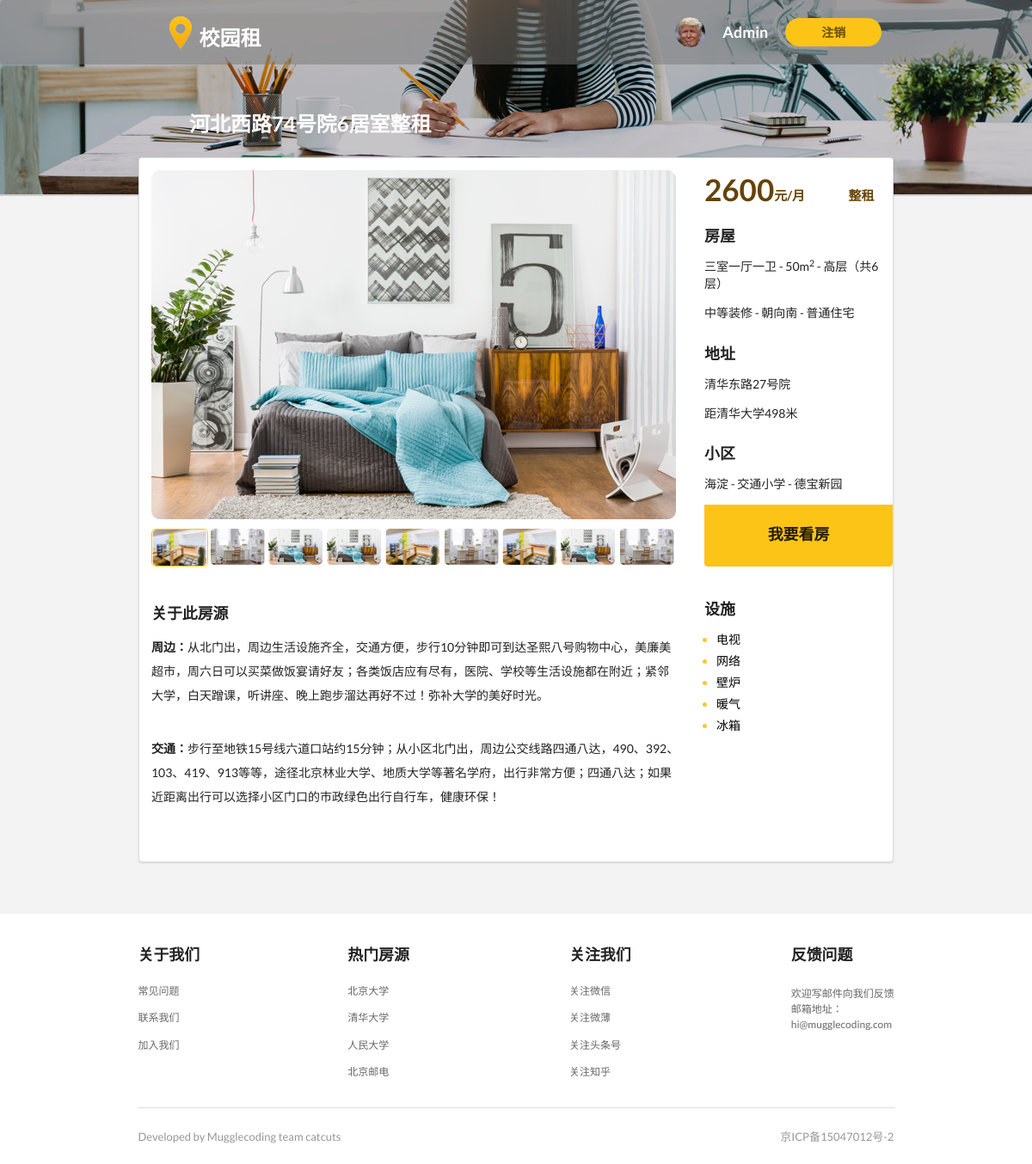
/detail/2/ (signed in), run on the app's committed database.
### workapp/models.py (models this page shows, shortened)
class UserInfo(models.Model):
    belong_to = models.OneToOneField(to=User, related_name='profile')
    username = models.CharField(blank=True, null=False,unique=True,max_length=10)
    phone_number = models.CharField(max_length=11)
    ARTICLE_CHOICES = {
        ('保密', '保密'),
        ('男', '男'),
        ('女', '女'),
    }
    sex = models.CharField(choices=ARTICLE_CHOICES, max_length=10,default='保密')
    email = models.EmailField(blank=True, null=False)
    profile_image = models.ImageField(upload_to='avatar',default='avatar/wenhao.png')

class HouseInfo(models.Model):
    title = models.CharField(max_length=200)# 房源标题
    rent = models.IntegerField(default=1000)# 房源价格
    type = models.CharField(max_length=200)# 类型
    house = models.TextField(default="",blank=True)# 房屋信息
    mianji = models.IntegerField(default=50)
    louceng = models.TextField(default="",blank=True)
    address = models.CharField(max_length=200,blank=True)# 地址信息
    community = models.TextField(default="",blank=True)# 小区信息
    circum = models.TextField(default="",blank=True)# 周边信息
    translate = models.TextField(default="",blank=True)# 交通信息
    installations = models.CharField(max_length=200,blank=True)# 设施信息
    area_to = models.ManyToManyField(to=Area, related_name='area_to')# 房源对应学校名字
    label = models.CharField( max_length=200,blank=True)# 房源标签
    houseIntroduce = models.TextField(blank=True)# 房源简介
    distance = models.IntegerField(default=500)# 房源和学校距离
    ARTICLE_CHOICES = {
        ('一室一厅一卫', '一室一厅一卫'),
        ('二室一厅一卫', '二室一厅一卫'),
        ('三室一厅一卫', '三室一厅一卫'),
        ('三室一厅两卫', '三室一厅两卫'),
        ('三室两厅两卫', '三室两厅两卫'),
        ('四室两厅两卫', '四室两厅两卫'),
    }
    housetype = models.CharField(choices=ARTICLE_CHOICES,max_length=200,blank=True)# 户型
    pic_index = models.ImageField(upload_to='house_pic',blank=True)
    pic_list = models.ImageField(upload_to='house_pic', blank=True)
    pic_max = models.ImageField(upload_to='house_pic')
    pic_1 = models.ImageField(upload_to='house_pic',blank=True)
    pic_2 = models.ImageField(upload_to='house_pic',blank=True)
    pic_3 = models.ImageField(upload_to='house_pic',blank=True)
    pic_4 = models.ImageField(upload_to='house_pic',blank=True)
    pic_5 = models.ImageField(upload_to='house_pic',blank=True)
    pic_6 = models.ImageField(upload_to='house_pic',blank=True)
    pic_7 = models.ImageField(upload_to='house_pic',blank=True)
    pic_8 = models.ImageField(upload_to='house_pic',blank=True)
    pic_9 = models.ImageField(upload_to='house_pic',blank=True)

class Area(models.Model):
    name = models.CharField(max_length=100)
    introduce = models.TextField(null=True,blank=True)
    pic = models.ImageField(upload_to='area_pic',blank='area_pic/img5.png',null=True)

### workapp/views.py (the view)
# urls.py: url(r'^detail/(?P<id>\d+)/$', detail, name='detail'),
def detail(request,id):
    context={}
    house = HouseInfo.objects.get(id=id)
    area = house.area_to.all()[0].name
    context['house'] = house
    context['area'] = area
    installations = house.installations.split(" ")
    context['installations'] = installations
    return render(request, 'detail.html', context)

### workapp/templates/detail.html (shortened to what this page needs)
<!DOCTYPE html>
{% load staticfiles %}
<html>
	<head>
		<link rel="stylesheet" type="text/css" href="{% static 'css/semantic.css' %}" />
		<link rel="stylesheet" href="{% static 'css/CampusRenting-LandingPage.css' %}" media="screen" title="no title" charset="utf-8">
		<link rel="stylesheet" type="text/css" href="{% static 'css/详情页.css' %}" />
	</head>
	<body>
		<div class="ui basic borderless segment" id="nav" style="padding: 0px;">
			<div class="ui inverted grey basic borderless two item mini menu" id="top_menu">
			<div class="item">
				<div class="ui mini image" style="margin-left: -100px;">
					<img src="/static/image/3详情页/logo.png" />
				</div>
				<a href="{% url 'index' %}" class="ui header " id="top_left_header" style="font-size: 24px;">校园租</a>
			</div>
			<div class="item">
                {% if request.user.is_authenticated %}
                    <div class="ui inverted header">
                        <a href="{% url 'userinfo' %}" class="ui mini circular image" style="top:8px;left:10px;">
                            {% if request.user.profile.profile_image %}
                                <img src="/upload/{{ request.user.profile.profile_image }}" alt="" />
                            {% else %}
                                <img src="http://semantic-ui.com/images/avatar/small/matt.jpg" alt="" />
                            {% endif %}
                        </a>
                    </div>
                    <a href="{% url 'userinfo' %}" class="ui header" id="top_right_header">{{ request.user.profile.username|default:request.user.username }}</a>
                    <a href="{% url 'logout' %}" class="ui circular button in-menu-masterhead">注销</a>
                {% endif %}
			</div>
		</div>
			<h2 class="ui header" style="position: absolute;margin-left: 220px;margin-top: 40px;color: white;">
				{{ house.title }}
			</h2>
		</div>
		<div class="ui basic borderless segment" id="middle_content">
			<div class="ui container segment" id="middle_inner_content">
				<div class="ui grid">
					<div class="twelve wide column">
						<div class="ui image">
							<img src="/upload/{{ house.pic_max }}" />
						</div>
						<div class="ui nine column grid">
							<div class="column" style="margin-left: 14px;">
								<img src="/upload/{{ house.pic_1 }}" / style="border: 1px solid #fcc416;
border-radius: 5px;">
							</div>
							<div class="column">
								<img src="/upload/{{ house.pic_2 }}" />
							</div>
							<div class="column">
								<img src="/upload/{{ house.pic_3 }}" />
							</div>
							<div class="column">
								<img src="/upload/{{ house.pic_4 }}" />
							</div>
							<div class="column">
								<img src="/upload/{{ house.pic_5 }}" />
							</div>
							<div class="column">
								<img src="/upload/{{ house.pic_6 }}" />
							</div>
							<div class="column">
								<img src="/upload/{{ house.pic_7 }}" />
							</div>
							<div class="column">
								<img src="/upload/{{ house.pic_8 }}" />
							</div>
							<div class="column">
								<img src="/upload/{{ house.pic_9 }}" />
							</div>
						</div>
						<div class="ui basic segment container" id="middle_bottom_content">
							<h3 class="ui header">关于此房源</h3>
							<p><b>周边：</b>{{ house.circum }} </p>
							<br />
							<p><b>交通：</b>{{ house.translate }} </p>
						</div>
					</div>
					<div class="four wide column" style="padding-left: 0px;">
						<div class="ui clearing basic segment">
							<h1 class="ui left floated header">{{ house.rent }}<h4 class="ui left floated header" >元/月</h4></h1>
							<h4 class="ui right floated header">{{ house.type }}</h4>
						</div>
						<div class="ui basic segment">
							<h3 class="ui header">房屋</h3>
							<p>{{house.housetype}} - {{ house.mianji }}m<sup>2</sup> - {{ house.louceng }}</p>
							<p>{{house.house}}</p>
							<h3 class="ui header">地址</h3>
							<p>{{ house.address }}</p>
							<p>距{{ area }}{{ house.distance }}米</p>
							<h3 class="ui header">小区</h2>
							<p>{{ house.community }}</p>
						</div>
						<a href="{% url 'appointment' id=house.id %}"><button class="ui fluid button" id="button_1" style="border-top-left-radius: 0px;border-top-right-radius: 0px;"><h3 class="ui header">我要看房</h3></button></a>
							<div class="ui basic segment container" style="margin-top: 40px;">
								<h3 class="ui header">设施</h3>
								<ul>
                                    {% for installation in installations %}
									    <li><span>{{ installation }}</span></li>
									{% endfor %}
								</ul>
							</div>
						</div>
					</div>
				</div>
			</div>
        <div class="ui vertical segment footer">
            <div class="ui container footer">
                <div class="ui grid footer">
                    <div class="four wide column in-footer">
                        <div class="ui vertical text menu in-footer">
                            <div class="item header-in-menu-footer">
                                <h3 class="ui header">关于我们</h3>
                            </div>
                            <div class="item in-menu-footer">常见问题</div>
                            <div class="item in-menu-footer">联系我们</div>
                            <div class="item in-menu-footer">加入我们</div>
                        </div>
                    </div>
                    <div class="four wide column in-footer" style="padding-left: 31px;">
                        <div class="ui vertical text menu in-footer">
                            <div class="item header-in-menu-footer">
                                <h3 class="ui header">热门房源</h3>
                            </div>
                            <div class="item in-menu-footer">北京大学</div>
                            <div class="item in-menu-footer">清华大学</div>
                            <div class="item in-menu-footer">人民大学</div>
                            <div class="item in-menu-footer">北京邮电</div>
                        </div>
                    </div>
                    <div class="four wide column in-footer" style="padding-left: 62px;">
                        <div class="ui vertical text menu in-footer">
                            <div class="item header-in-menu-footer">
                                <h3 class="ui header">关注我们</h3>
                            </div>
                            <div class="item in-menu-footer">关注微信</div>
                            <div class="item in-menu-footer">关注微薄</div>
                            <div class="item in-menu-footer">关注头条号</div>
                            <div class="item in-menu-footer">关注知乎</div>
                        </div>
                    </div>
                    <div class="four wide column in-footer" style="padding-left: 93px;">
                        <div class="ui vertical text menu in-footer">
                            <div class="item header-in-menu-footer">
                                <h3 class="ui header">反馈问题</h3>
                            </div>
                            <div class="item in-menu-footer" style="line-height: 150%;">
                                欢迎写邮件向我们反馈<br />
                                邮箱地址：<br />
                                hi@mugglecoding.com
                            </div>
                        </div>
                    </div>
                </div>
                <div class="ui divider in-footer"></div>
                <div class="text-left in-footer">
                    Developed by Mugglecoding team catcuts
                </div>
                <div class="text-right in-footer">
                    京ICP备15047012号-2
                </div>
            </div>
        </div>
	</body>
</html>

### workapp/static/css/CampusRenting-LandingPage.css (style rules this page uses)
.ui.circular.button.in-menu-masterhead { background-color: #fcc416; width: 112px; height: 33px; padding: 0; margin: 0 0 0 30px; }
.ui.vertical.segment.footer { height: 281px; }
.ui.container.footer { width: 879px; min-width: 879px; }
.four.wide.column.in-footer { padding-top: 24px; background-color: #ffffff; }
.item.header-in-menu-footer { min-width: 64px; font-size: 16px; color: #666666; padding-left: 0 !important; padding-bottom: 0 !important; margin-bottom: 20px !important; }
.item.in-menu-footer { min-width: 48px; font-size: 12px; color: #979797; padding-left: 0 !important; margin-top: 0px !important; margin-bottom: 11px !important; }
.ui.divider.in-footer { border: solid 1px #d8d8d8; margin-top: 19px; }
.text-left.in-footer { min-width: 226px; font-size: 13px; color: #979797; margin-top: 8px; margin-bottom: 22px; display: inline-block; }
.text-right.in-footer { min-width: 128px; font-size: 13px; color: #979797; margin-top: 8px; margin-bottom: 22px; margin-left: 508px; display: inline-block; }

### workapp/static/css/详情页.css (style rules this page uses)
#top_menu { background-color: rgba(118, 118, 118, 0.5); height: 75px; }
#top_left_header { color: white; margin-bottom: 10px; }
#top_right_header { color: white; margin:0px 20px; }
#nav { background-image: url(../image/3详情页/banner_bg.png); background-size: cover; height: 228px; margin: 0px; }
.item { padding: 0px; }
#middle_content { background-color: #f3f3f3; height: 835px; margin: 0px; }
#middle_inner_content { height: 820px; width: 878px; position: relative; margin-left: 50%; margin-top: -5%; }
.ui.nine.column.grid > .column { width: 63px; padding: 0px; margin-top: 25px; margin-left: 5px; }
.four.wide.column > .ui.basic.segment { padding: 0px; }
.four.wide.column > .ui.clearing.basic.segment > h1 { margin-right: 0px; margin-bottom: 0px; font-size: 35px; color: #654303; }
.four.wide.column > .ui.clearing.basic.segment > h4 { margin-top: 20px; color: #654303; }
#button_1 { width: 219px; height: 72px; position: relative; background-color: #fcc416; }
#middle_bottom_content { padding-left: 0px; margin-top: 40px; }
#middle_bottom_content > p { line-height: 200%; }
ul { padding-left: 14px; }
li { color: #fcc92b;margin-top: 5px; }
li > span { color: black; }

### data on the page
HouseInfo: title "河北西路74号院6居室整租", pic_max (picture), pic_1 (picture), pic_2 (picture), pic_3 (picture), pic_4 (picture), pic_5 (picture), pic_6 (picture), pic_7 (picture), pic_8 (picture), pic_9 (picture), circum "从北门出，周边生活设施齐全，交通方便，步行10分钟即可到达圣熙八号购物中心，美廉美超市，周六日可以买菜做饭宴请好友；各类饭店应有尽有，医院、学校等生活设施都在附近；紧邻大学，白天蹭课，听讲座、晚上跑步溜达再好不过！弥补大学的美好时光。", translate "步行至地铁15号线六道口站约15分钟；从小区北门出，周边公交线路四通八达，490、392、103、419、913等等，途径北京林业大学、地质大学等著名学府，出行非常方便；四通八达；如果近距离出行可以选择小区门口的市政绿色出行自行车，健康环保！", rent "2600", type "整租", housetype "三室一厅一卫", mianji "50", louceng "高层（共6层）", house "中等装修 - 朝向南 - 普通住宅", address "清华东路27号院", distance "498", community "海淀 - 交通小学 - 德宝新园"
Area: name "清华大学"

### other printed values
{{ request.user.profile.username|default:request.user.username }} "Admin"
{{ installation }} "电视" "网络" "壁炉" "暖气" "冰箱"
